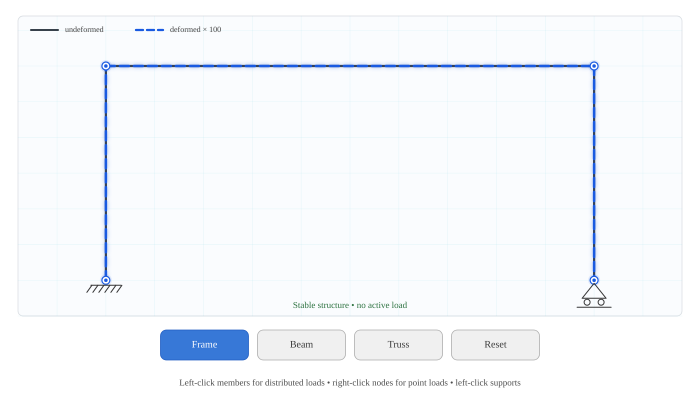
Frame 1 (no input)
Frame 60 (no input): identical to frame 1, image omitted
Frame 120 (the mouse pressed at the canvas centre since frame 60): identical to frame 1, image omitted

The p5.js sketch that drew this single still picture (run headless with seeded random() and noise() and a simulated clock; from frame 60 on, the mouse is pressed at the canvas centre):

// p5.js sketch
// ── sketch.js
// ============================================================
// INTERACTIVE FEM: FRAME, BEAM AND TRUSS
//
// Left-click member:
//   distributed load: +q -> -q -> off
//
// Right-click:
//   Frame: point load at existing nodes
//   Beam: point load anywhere along either span
//   Truss: point load at existing nodes
//
// Point-load cycle:
//   +Fx -> -Fx -> +Fy -> -Fy ->
//   +Fx+Fy -> -Fx-Fy -> +Fx-Fy -> -Fx+Fy -> off
//
// Left-click support symbol:
//   Frame/beam: fixed -> hinged -> roller -> fixed
//   Truss end supports: hinged <-> roller
// ============================================================


// ============================================================
// CANVAS AND TYPOGRAPHY
// ============================================================

const W = 700;
const H = 420;

const FS_BASE = 10;
const FS_SMALL = 9;
const FS_TINY = 8;


// ============================================================
// PROPERTIES: N AND mm
// ============================================================

const E = 2.10e5;

const FRAME_A = 6000;
const FRAME_I = 8.0e7;

const TRUSS_A = 3500;

const nodalLoadMagnitude = 30000;
const memberLoadMagnitude = 12;


// ============================================================
// DEFORMATION SCALES
// ============================================================

const frameDeformationScale = 100;
const beamDeformationScale = 250;
const trussDeformationScale = 800;


// ============================================================
// COLOURS
// ============================================================

const COL_MEMBER = [55, 65, 75];
const COL_BLUE = [25, 90, 225];
const COL_RED = [230, 40, 35];
const COL_GREEN = [45, 115, 65];


// ============================================================
// LAYOUT
// ============================================================

const plotX = 18;
const plotY = 16;
const plotW = 664;
const plotH = 300;

const selectorY = 330;
const selectorH = 30;

const instructionY = 383;


// ============================================================
// ACTIVE STRUCTURE
// ============================================================

let activeStructure = "frame";


// ============================================================
// FRAME
// ============================================================

const frameStructure = {

  type: "frame",

  deformationScale: frameDeformationScale,

  xMin: -900,
  xMax: 5900,

  yMin: -500,
  yMax: 3700,

  nodes: [

    {
      x: 0,
      y: 0,
      support: "fixed",
      loadState: 0
    },

    {
      x: 0,
      y: 3000,
      support: "none",
      loadState: 0
    },

    {
      x: 5000,
      y: 3000,
      support: "none",
      loadState: 0
    },

    {
      x: 5000,
      y: 0,
      support: "roller",
      loadState: 0
    }

  ],

  members: [

    {
      ni: 0,
      nj: 1,
      loadState: 0
    },

    {
      ni: 1,
      nj: 2,
      loadState: 0
    },

    {
      ni: 2,
      nj: 3,
      loadState: 0
    }

  ]

};


// ============================================================
// TWO-SPAN BEAM
//
// Right-click locations become true internal FEM nodes.
// ============================================================

const beamStructure = {

  type: "beam",

  deformationScale: beamDeformationScale,

  xMin: -700,
  xMax: 6700,

  yMin: -1500,
  yMax: 1500,

  nodes: [

    {
      x: 0,
      y: 0,
      support: "hinged",
      loadState: 0
    },

    {
      x: 3000,
      y: 0,
      support: "roller",
      loadState: 0
    },

    {
      x: 6000,
      y: 0,
      support: "roller",
      loadState: 0
    }

  ],

  members: [

    {
      ni: 0,
      nj: 1,
      loadState: 0
    },

    {
      ni: 1,
      nj: 2,
      loadState: 0
    }

  ],

  pointLoads: []

};


// ============================================================
// TRUSS
// ============================================================

const trussStructure = {

  type: "truss",

  deformationScale: trussDeformationScale,

  xMin: -650,
  xMax: 6650,

  yMin: -500,
  yMax: 3000,

  nodes: [

    {
      x: 0,
      y: 0,
      support: "hinged",
      loadState: 0,
      supportEditable: true
    },

    {
      x: 2000,
      y: 0,
      support: "none",
      loadState: 0,
      supportEditable: false
    },

    {
      x: 4000,
      y: 0,
      support: "none",
      loadState: 0,
      supportEditable: false
    },

    {
      x: 6000,
      y: 0,
      support: "roller",
      loadState: 0,
      supportEditable: true
    },

    {
      x: 1000,
      y: 2200,
      support: "none",
      loadState: 0,
      supportEditable: false
    },

    {
      x: 3000,
      y: 2300,
      support: "none",
      loadState: 0,
      supportEditable: false
    },

    {
      x: 5000,
      y: 2400,
      support: "none",
      loadState: 0,
      supportEditable: false
    }

  ],

  members: [

    { ni: 0, nj: 1 },
    { ni: 1, nj: 2 },
    { ni: 2, nj: 3 },

    { ni: 4, nj: 5 },
    { ni: 5, nj: 6 },

    { ni: 1, nj: 4 },
    { ni: 2, nj: 5 },

    { ni: 0, nj: 4 },
    { ni: 6, nj: 3 },

    { ni: 1, nj: 5 },
    { ni: 2, nj: 6 }

  ]

};


// ============================================================
// SOLUTION STATE
// ============================================================

let targetDisplacements = [];
let animatedDisplacements = [];
let reactions = [];

let solvedNodes = [];
let solvedMembers = [];

let structureStable = true;
let solverMessage = "";


// ============================================================
// HOVER STATE
// ============================================================

let hoveredNode = -1;
let hoveredMember = -1;
let hoveredSupport = -1;
let hoveredSelector = "";
let hoveredReset = false;

let pulsePhase = 0;


// ============================================================
// SETUP
// ============================================================

function setup() {

  const canvas = createCanvas(W, H);

  canvas.elt.oncontextmenu = function () {
    return false;
  };

  pixelDensity(2);

  textFont("Anaheim");

  strokeCap(ROUND);
  strokeJoin(ROUND);

  solveCurrentStructure();
}


// ============================================================
// DRAW
// ============================================================

function draw() {

  background(255);

  pulsePhase += 0.055;

  updateHoverState();
  updateAnimatedDisplacement();

  const structure = getCurrentStructure();

  drawPlotBackground();
  drawGrid(structure);

  if (structure.type !== "truss") {
    drawMemberLoads(structure);
  }

  drawPointLoads(structure);
  drawUndeformedStructure(structure);
  drawDeformedStructure(structure);
  drawNodes(structure);
  drawSupports(structure);
  drawLegend(structure);
  drawStatus();
  drawModelSelector();
  drawBottomInstruction();
}


// ============================================================
// CURRENT STRUCTURE
// ============================================================

function getCurrentStructure() {

  if (activeStructure === "beam") {
    return beamStructure;
  }

  if (activeStructure === "truss") {
    return trussStructure;
  }

  return frameStructure;
}


// ============================================================
// FONT
// ============================================================

function fontSize(sizeValue) {

  textFont("Anaheim");
  textSize(sizeValue);
}


// ============================================================
// BACKGROUND
// ============================================================

function drawPlotBackground() {

  noStroke();

  fill(250, 252, 254);

  rect(
    plotX,
    plotY,
    plotW,
    plotH,
    5
  );

  noFill();

  stroke(215, 220, 225);
  strokeWeight(0.7);

  rect(
    plotX,
    plotY,
    plotW,
    plotH,
    5
  );
}


// ============================================================
// GRID
// ============================================================

function drawGrid(structure) {

  push();

  stroke(55, 195, 210, 25);
  strokeWeight(0.55);

  const spacing = 500;

  const xStart =
    ceil(structure.xMin / spacing) * spacing;

  const xEnd =
    floor(structure.xMax / spacing) * spacing;

  const yStart =
    ceil(structure.yMin / spacing) * spacing;

  const yEnd =
    floor(structure.yMax / spacing) * spacing;

  for (
    let x = xStart;
    x <= xEnd;
    x += spacing
  ) {

    const p = structureToScreen(
      x,
      0,
      structure
    );

    line(
      p.x,
      plotY,
      p.x,
      plotY + plotH
    );
  }

  for (
    let y = yStart;
    y <= yEnd;
    y += spacing
  ) {

    const p = structureToScreen(
      0,
      y,
      structure
    );

    line(
      plotX,
      p.y,
      plotX + plotW,
      p.y
    );
  }

  pop();
}


// ============================================================
// UNDEFORMED STRUCTURE
// ============================================================

function drawUndeformedStructure(structure) {

  for (
    let e = 0;
    e < structure.members.length;
    e++
  ) {

    const member = structure.members[e];

    const p1 = structureToScreen(
      structure.nodes[member.ni].x,
      structure.nodes[member.ni].y,
      structure
    );

    const p2 = structureToScreen(
      structure.nodes[member.nj].x,
      structure.nodes[member.nj].y,
      structure
    );

    const active =
      e === hoveredMember;

    drawGlowLine(
      p1.x,
      p1.y,
      p2.x,
      p2.y,

      active
        ? color(...COL_BLUE)
        : color(...COL_MEMBER),

      active
        ? 3
        : 2.2,

      active
        ? 35
        : 12
    );
  }
}


// ============================================================
// NODES
// ============================================================

function drawNodes(structure) {

  for (
    let n = 0;
    n < structure.nodes.length;
    n++
  ) {

    const node = structure.nodes[n];

    const p = structureToScreen(
      node.x,
      node.y,
      structure
    );

    const active =
      n === hoveredNode;

    const pulse =
      active
        ? 0.5 + 0.5 * sin(pulsePhase)
        : 0;

    if (active) {

      noFill();

      stroke(
        COL_BLUE[0],
        COL_BLUE[1],
        COL_BLUE[2],
        70 - 40 * pulse
      );

      strokeWeight(1.2);

      circle(
        p.x,
        p.y,
        19 + 9 * pulse
      );
    }

    noStroke();

    fill(
      COL_BLUE[0],
      COL_BLUE[1],
      COL_BLUE[2],
      active ? 55 : 25
    );

    circle(
      p.x,
      p.y,
      active ? 15 : 12
    );

    fill(255);
    stroke(...COL_BLUE);

    strokeWeight(
      active ? 1.6 : 1.2
    );

    circle(
      p.x,
      p.y,
      active ? 10 : 8
    );

    noStroke();
    fill(...COL_BLUE);

    circle(
      p.x,
      p.y,
      active ? 4.5 : 3.5
    );
  }

  if (structure.type === "beam") {

    for (
      const pointLoad
      of structure.pointLoads
    ) {

      const p = structureToScreen(
        pointLoad.x,
        0,
        structure
      );

      noStroke();

      fill(
        COL_RED[0],
        COL_RED[1],
        COL_RED[2],
        45
      );

      circle(
        p.x,
        p.y,
        14
      );

      fill(255);
      stroke(...COL_RED);
      strokeWeight(1.2);

      circle(
        p.x,
        p.y,
        7
      );
    }
  }
}


// ============================================================
// SUPPORTS
// ============================================================

function drawSupports(structure) {

  for (
    let n = 0;
    n < structure.nodes.length;
    n++
  ) {

    const node = structure.nodes[n];

    if (node.support === "none") {
      continue;
    }

    const p = structureToScreen(
      node.x,
      node.y,
      structure
    );

    const active =
      n === hoveredSupport;

    if (active) {

      noStroke();

      fill(
        COL_BLUE[0],
        COL_BLUE[1],
        COL_BLUE[2],
        20
      );

      circle(
        p.x,
        p.y + 22,
        43
      );
    }

    if (node.support === "fixed") {

      drawFixedSupport(
        p.x,
        p.y,
        active
      );
    }

    else if (node.support === "hinged") {

      drawHingedSupport(
        p.x,
        p.y,
        active
      );
    }

    else {

      drawRollerSupport(
        p.x,
        p.y,
        active
      );
    }
  }
}


function drawFixedSupport(
  x,
  y,
  active
) {

  push();

  stroke(
    active
      ? color(...COL_BLUE)
      : color(55)
  );

  strokeWeight(
    active ? 1.6 : 1
  );

  line(
    x - 15,
    y + 5,
    x + 15,
    y + 5
  );

  for (
    let dx = -14;
    dx <= 17;
    dx += 6
  ) {

    line(
      x + dx,
      y + 5,
      x + dx - 5,
      y + 12
    );
  }

  pop();
}


function drawHingedSupport(
  x,
  y,
  active
) {

  push();

  noFill();

  stroke(
    active
      ? color(...COL_BLUE)
      : color(55)
  );

  strokeWeight(
    active ? 1.6 : 1
  );

  triangle(
    x,
    y + 3,
    x - 12,
    y + 21,
    x + 12,
    y + 21
  );

  line(
    x - 16,
    y + 22,
    x + 16,
    y + 22
  );

  for (
    let dx = -14;
    dx <= 17;
    dx += 6
  ) {

    line(
      x + dx,
      y + 22,
      x + dx - 5,
      y + 28
    );
  }

  pop();
}


function drawRollerSupport(
  x,
  y,
  active
) {

  push();

  noFill();

  stroke(
    active
      ? color(...COL_BLUE)
      : color(55)
  );

  strokeWeight(
    active ? 1.6 : 1
  );

  triangle(
    x,
    y + 3,
    x - 12,
    y + 18,
    x + 12,
    y + 18
  );

  circle(
    x - 7,
    y + 22,
    6
  );

  circle(
    x + 7,
    y + 22,
    6
  );

  line(
    x - 17,
    y + 27,
    x + 17,
    y + 27
  );

  pop();
}


// ============================================================
// MEMBER LOADS
// ============================================================

function drawMemberLoads(structure) {

  for (
    const member
    of structure.members
  ) {

    if (member.loadState === 0) {
      continue;
    }

    const nodeI =
      structure.nodes[member.ni];

    const nodeJ =
      structure.nodes[member.nj];

    const dx =
      nodeJ.x - nodeI.x;

    const dy =
      nodeJ.y - nodeI.y;

    const L =
      sqrt(dx * dx + dy * dy);

    const c = dx / L;
    const s = dy / L;

    const loadX =
      -s * member.loadState;

    const loadY =
      c * member.loadState;

    for (
      let k = 1;
      k <= 7;
      k++
    ) {

      const t = k / 8;

      drawPhysicalLoadArrow(
        nodeI.x + t * dx,
        nodeI.y + t * dy,
        loadX,
        loadY,
        structure,
        28,
        10
      );
    }
  }
}


// ============================================================
// POINT LOADS
// ============================================================

function drawPointLoads(structure) {

  for (
    const node
    of structure.nodes
  ) {

    drawPointLoadAt(
      node.x,
      node.y,
      nodalLoadFromState(
        node.loadState
      ),
      structure
    );
  }

  if (structure.type === "beam") {

    for (
      const pointLoad
      of structure.pointLoads
    ) {

      drawPointLoadAt(
        pointLoad.x,
        0,
        nodalLoadFromState(
          pointLoad.loadState
        ),
        structure
      );
    }
  }
}


function drawPointLoadAt(
  x,
  y,
  load,
  structure
) {

  if (load.fx !== 0) {

    drawPhysicalLoadArrow(
      x,
      y,
      Math.sign(load.fx),
      0,
      structure,
      42,
      8
    );
  }

  if (load.fy !== 0) {

    drawPhysicalLoadArrow(
      x,
      y,
      0,
      Math.sign(load.fy),
      structure,
      42,
      8
    );
  }
}


function drawPhysicalLoadArrow(
  x,
  y,
  dx,
  dy,
  structure,
  arrowLength,
  gap
) {

  const p = structureToScreen(
    x,
    y,
    structure
  );

  const scaleX =
    plotW /
    (
      structure.xMax -
      structure.xMin
    );

  const scaleY =
    plotH /
    (
      structure.yMax -
      structure.yMin
    );

  const screenDX =
    dx * scaleX;

  const screenDY =
    -dy * scaleY;

  const magnitude =
    sqrt(
      screenDX * screenDX +
      screenDY * screenDY
    );

  if (magnitude < 1e-12) {
    return;
  }

  const ux =
    screenDX / magnitude;

  const uy =
    screenDY / magnitude;

  drawArrow(
    p.x - ux * (gap + arrowLength),
    p.y - uy * (gap + arrowLength),

    p.x - ux * gap,
    p.y - uy * gap,

    color(...COL_RED),
    1.4
  );
}


// ============================================================
// BLUE DEFORMED STRUCTURE
// ============================================================

function drawDeformedStructure(structure) {

  if (!structureStable) {
    return;
  }

  push();

  noFill();

  stroke(...COL_BLUE);
  strokeWeight(2.5);

  drawingContext.setLineDash(
    [9, 5]
  );

  drawingContext.shadowBlur = 8;

  drawingContext.shadowColor =
    "rgba(25,90,225,0.38)";

  if (structure.type === "truss") {
    drawDeformedTruss(structure);
  }

  else {
    drawDeformedFrameOrBeam(structure);
  }

  drawingContext.shadowBlur = 0;
  drawingContext.setLineDash([]);

  pop();
}


function drawDeformedFrameOrBeam(
  structure
) {

  for (
    const member
    of solvedMembers
  ) {

    const nodeI =
      solvedNodes[member.ni];

    const nodeJ =
      solvedNodes[member.nj];

    const dx =
      nodeJ.x - nodeI.x;

    const dy =
      nodeJ.y - nodeI.y;

    const L =
      sqrt(dx * dx + dy * dy);

    const c = dx / L;
    const s = dy / L;

    const dof = [
      3 * member.ni,
      3 * member.ni + 1,
      3 * member.ni + 2,
      3 * member.nj,
      3 * member.nj + 1,
      3 * member.nj + 2
    ];

    const globalDisplacement =
      dof.map(
        index =>
          animatedDisplacements[index] || 0
      );

    const T =
      transformationMatrix(c, s);

    const localDisplacement =
      matVec(
        T,
        globalDisplacement
      );

    beginShape();

    for (
      let k = 0;
      k <= 28;
      k++
    ) {

      const xi = k / 28;
      const xLocal = xi * L;

      const N1 = 1 - xi;
      const N2 = xi;

      const H1 =
        1 - 3 * xi * xi +
        2 * xi * xi * xi;

      const H2 =
        L *
        (
          xi -
          2 * xi * xi +
          xi * xi * xi
        );

      const H3 =
        3 * xi * xi -
        2 * xi * xi * xi;

      const H4 =
        L *
        (
          -xi * xi +
          xi * xi * xi
        );

      const uLocal =
        N1 * localDisplacement[0] +
        N2 * localDisplacement[3];

      const vLocal =
        H1 * localDisplacement[1] +
        H2 * localDisplacement[2] +
        H3 * localDisplacement[4] +
        H4 * localDisplacement[5];

      const x0 =
        nodeI.x + c * xLocal;

      const y0 =
        nodeI.y + s * xLocal;

      const ux =
        c * uLocal -
        s * vLocal;

      const uy =
        s * uLocal +
        c * vLocal;

      const p = structureToScreen(
        x0 +
        structure.deformationScale * ux,

        y0 +
        structure.deformationScale * uy,

        structure
      );

      vertex(
        p.x,
        p.y
      );
    }

    endShape();
  }
}


function drawDeformedTruss(
  structure
) {

  for (
    const member
    of structure.members
  ) {

    const ni = member.ni;
    const nj = member.nj;

    const p1 = structureToScreen(

      structure.nodes[ni].x +
      structure.deformationScale *
      (
        animatedDisplacements[
          2 * ni
        ] || 0
      ),

      structure.nodes[ni].y +
      structure.deformationScale *
      (
        animatedDisplacements[
          2 * ni + 1
        ] || 0
      ),

      structure
    );

    const p2 = structureToScreen(

      structure.nodes[nj].x +
      structure.deformationScale *
      (
        animatedDisplacements[
          2 * nj
        ] || 0
      ),

      structure.nodes[nj].y +
      structure.deformationScale *
      (
        animatedDisplacements[
          2 * nj + 1
        ] || 0
      ),

      structure
    );

    line(
      p1.x,
      p1.y,
      p2.x,
      p2.y
    );
  }
}


// ============================================================
// LEGEND AND STATUS
// ============================================================

function drawLegend(structure) {

  const x = plotX + 13;
  const y = plotY + 14;

  stroke(...COL_MEMBER);
  strokeWeight(2.1);

  line(
    x,
    y,
    x + 27,
    y
  );

  noStroke();
  fill(65);

  fontSize(FS_TINY);
  textAlign(LEFT, CENTER);

  text(
    "undeformed",
    x + 34,
    y
  );

  stroke(...COL_BLUE);
  strokeWeight(2.3);

  drawingContext.setLineDash(
    [7, 4]
  );

  line(
    x + 105,
    y,
    x + 132,
    y
  );

  drawingContext.setLineDash([]);

  noStroke();
  fill(65);

  text(
    `deformed × ${structure.deformationScale}`,
    x + 139,
    y
  );
}


function drawStatus() {

  noStroke();

  fill(
    structureStable
      ? color(...COL_GREEN)
      : color(...COL_RED)
  );

  fontSize(FS_SMALL);
  textAlign(CENTER, BOTTOM);

  text(
    solverMessage,
    W / 2,
    plotY + plotH - 6
  );
}


// ============================================================
// BUTTONS
// ============================================================

function drawModelSelector() {

  const items = [

    {
      key: "frame",
      label: "Frame"
    },

    {
      key: "beam",
      label: "Beam"
    },

    {
      key: "truss",
      label: "Truss"
    },

    {
      key: "reset",
      label: "Reset"
    }

  ];

  const buttonW = 88;
  const gap = 9;

  const totalW =
    items.length * buttonW +
    (items.length - 1) * gap;

  const startX =
    (W - totalW) / 2;

  for (
    let i = 0;
    i < items.length;
    i++
  ) {

    const item = items[i];

    const x =
      startX +
      i * (buttonW + gap);

    const selected =
      item.key !== "reset" &&
      activeStructure === item.key;

    const hovered =
      item.key === "reset"
        ? hoveredReset
        : hoveredSelector === item.key;

    fill(
      selected
        ? color(55, 120, 215)
        : hovered
          ? color(225, 235, 248)
          : color(240)
    );

    stroke(
      selected
        ? color(35, 95, 195)
        : hovered
          ? color(80, 125, 200)
          : color(175)
    );

    strokeWeight(0.8);

    rect(
      x,
      selectorY,
      buttonW,
      selectorH,
      6
    );

    noStroke();

    fill(
      selected
        ? 255
        : hovered
          ? color(25, 80, 180)
          : color(60)
    );

    fontSize(FS_BASE);
    textAlign(CENTER, CENTER);

    text(
      item.label,
      x + buttonW / 2,
      selectorY + selectorH / 2
    );
  }
}


function drawBottomInstruction() {

  noStroke();
  fill(75);

  fontSize(FS_SMALL);
  textAlign(CENTER, CENTER);

  if (activeStructure === "truss") {

    text(
      "Right-click nodes for point loads • left-click end supports to change hinge/roller",
      W / 2,
      instructionY
    );
  }

  else if (activeStructure === "beam") {

    text(
      "Left-click members for distributed loads • right-click anywhere on the beam for point loads",
      W / 2,
      instructionY
    );
  }

  else {

    text(
      "Left-click members for distributed loads • right-click nodes for point loads • left-click supports",
      W / 2,
      instructionY
    );
  }
}


// ============================================================
// DIRECT MOUSE DETECTION
// ============================================================

function mousePressed(event) {

  const selector =
    getSelectorAt(
      mouseX,
      mouseY
    );

  if (selector === "reset") {

    resetCurrentStructure();
    return false;
  }

  if (
    selector === "frame" ||
    selector === "beam" ||
    selector === "truss"
  ) {

    activeStructure = selector;

    targetDisplacements = [];
    animatedDisplacements = [];
    reactions = [];

    solveCurrentStructure();

    return false;
  }

  if (
    mouseX < plotX ||
    mouseX > plotX + plotW ||
    mouseY < plotY ||
    mouseY > plotY + plotH
  ) {

    return false;
  }

  const structure =
    getCurrentStructure();

  const rightClick =
    event &&
    event.button === 2;

  const supportIndex =
    getSupportAtMouse(structure);

  if (
    !rightClick &&
    supportIndex >= 0
  ) {

    cycleSupport(
      structure,
      supportIndex
    );

    solveCurrentStructure();

    return false;
  }

  const nodeIndex =
    getNodeAtMouse(structure);

  if (
    rightClick &&
    nodeIndex >= 0
  ) {

    structure.nodes[
      nodeIndex
    ].loadState =
      (
        structure.nodes[
          nodeIndex
        ].loadState + 1
      ) % 9;

    solveCurrentStructure();

    return false;
  }

  const memberIndex =
    getMemberAtMouse(structure);

  if (
    rightClick &&
    structure.type === "beam" &&
    memberIndex >= 0
  ) {

    addOrCycleBeamPointLoad(
      structure
    );

    solveCurrentStructure();

    return false;
  }

  if (
    !rightClick &&
    structure.type !== "truss" &&
    memberIndex >= 0
  ) {

    const member =
      structure.members[
        memberIndex
      ];

    if (member.loadState === 0) {
      member.loadState = 1;
    }

    else if (member.loadState === 1) {
      member.loadState = -1;
    }

    else {
      member.loadState = 0;
    }

    solveCurrentStructure();

    return false;
  }

  return false;
}


// ============================================================
// HOVER
// ============================================================

function updateHoverState() {

  hoveredNode = -1;
  hoveredMember = -1;
  hoveredSupport = -1;
  hoveredSelector = "";
  hoveredReset = false;

  const selector =
    getSelectorAt(
      mouseX,
      mouseY
    );

  if (selector === "reset") {

    hoveredReset = true;
    cursor(HAND);
    return;
  }

  if (selector !== "") {

    hoveredSelector = selector;
    cursor(HAND);
    return;
  }

  const structure =
    getCurrentStructure();

  hoveredSupport =
    getSupportAtMouse(structure);

  if (hoveredSupport >= 0) {

    cursor(HAND);
    return;
  }

  hoveredNode =
    getNodeAtMouse(structure);

  if (hoveredNode >= 0) {

    cursor(HAND);
    return;
  }

  if (structure.type !== "truss") {

    hoveredMember =
      getMemberAtMouse(structure);

    if (hoveredMember >= 0) {

      cursor(HAND);
      return;
    }
  }

  cursor(ARROW);
}


function getNodeAtMouse(structure) {

  let closestNode = -1;
  let closestDistance = Infinity;

  for (
    let n = 0;
    n < structure.nodes.length;
    n++
  ) {

    const p = structureToScreen(
      structure.nodes[n].x,
      structure.nodes[n].y,
      structure
    );

    const d = dist(
      mouseX,
      mouseY,
      p.x,
      p.y
    );

    if (d < closestDistance) {

      closestDistance = d;
      closestNode = n;
    }
  }

  return closestDistance <= 16
    ? closestNode
    : -1;
}


function getSupportAtMouse(structure) {

  for (
    let n = 0;
    n < structure.nodes.length;
    n++
  ) {

    const node = structure.nodes[n];

    if (node.support === "none") {
      continue;
    }

    if (
      structure.type === "truss" &&
      !node.supportEditable
    ) {
      continue;
    }

    const p = structureToScreen(
      node.x,
      node.y,
      structure
    );

    if (
      mouseX >= p.x - 22 &&
      mouseX <= p.x + 22 &&
      mouseY >= p.y + 7 &&
      mouseY <= p.y + 38
    ) {

      return n;
    }
  }

  return -1;
}


function getMemberAtMouse(structure) {

  let closestMember = -1;
  let closestDistance = Infinity;

  for (
    let e = 0;
    e < structure.members.length;
    e++
  ) {

    const member =
      structure.members[e];

    const p1 = structureToScreen(
      structure.nodes[member.ni].x,
      structure.nodes[member.ni].y,
      structure
    );

    const p2 = structureToScreen(
      structure.nodes[member.nj].x,
      structure.nodes[member.nj].y,
      structure
    );

    const d =
      pointToSegmentDistance(
        mouseX,
        mouseY,
        p1.x,
        p1.y,
        p2.x,
        p2.y
      );

    if (d < closestDistance) {

      closestDistance = d;
      closestMember = e;
    }
  }

  return closestDistance <= 14
    ? closestMember
    : -1;
}


// ============================================================
// BEAM POINT LOAD
// ============================================================

function addOrCycleBeamPointLoad(
  structure
) {

  const physical =
    screenToStructure(
      mouseX,
      mouseY,
      structure
    );

  let loadX =
    constrain(
      physical.x,
      0,
      6000
    );

  loadX =
    round(loadX / 100) * 100;

  for (
    let n = 0;
    n < structure.nodes.length;
    n++
  ) {

    const node =
      structure.nodes[n];

    const p = structureToScreen(
      node.x,
      node.y,
      structure
    );

    if (
      abs(mouseX - p.x) <= 18
    ) {

      node.loadState =
        (node.loadState + 1) % 9;

      return;
    }
  }

  for (
    let i = 0;
    i < structure.pointLoads.length;
    i++
  ) {

    const pointLoad =
      structure.pointLoads[i];

    const p = structureToScreen(
      pointLoad.x,
      0,
      structure
    );

    if (
      abs(mouseX - p.x) <= 18
    ) {

      pointLoad.loadState =
        (pointLoad.loadState + 1) % 9;

      if (pointLoad.loadState === 0) {

        structure.pointLoads.splice(
          i,
          1
        );
      }

      return;
    }
  }

  structure.pointLoads.push({

    x: loadX,

    // Start with vertical downward load.
    loadState: 4

  });
}


// ============================================================
// SUPPORT CYCLE
// ============================================================

function cycleSupport(
  structure,
  nodeIndex
) {

  const node =
    structure.nodes[nodeIndex];

  if (structure.type === "truss") {

    node.support =
      node.support === "hinged"
        ? "roller"
        : "hinged";

    return;
  }

  if (node.support === "fixed") {
    node.support = "hinged";
  }

  else if (node.support === "hinged") {
    node.support = "roller";
  }

  else {
    node.support = "fixed";
  }
}


// ============================================================
// RESET
// ============================================================

function resetCurrentStructure() {

  const structure =
    getCurrentStructure();

  for (
    const node
    of structure.nodes
  ) {

    node.loadState = 0;
  }

  if (structure.type !== "truss") {

    for (
      const member
      of structure.members
    ) {

      member.loadState = 0;
    }
  }

  if (structure.type === "frame") {

    structure.nodes[0].support = "fixed";
    structure.nodes[3].support = "roller";
  }

  else if (structure.type === "beam") {

    structure.nodes[0].support = "hinged";
    structure.nodes[1].support = "roller";
    structure.nodes[2].support = "roller";

    structure.pointLoads = [];
  }

  else {

    structure.nodes[0].support = "hinged";
    structure.nodes[3].support = "roller";
  }

  targetDisplacements = [];
  animatedDisplacements = [];
  reactions = [];

  solveCurrentStructure();
}


// ============================================================
// SOLVER ROUTING
// ============================================================

function solveCurrentStructure() {

  const structure =
    getCurrentStructure();

  if (structure.type === "truss") {
    solveTruss(structure);
  }

  else {
    solveFrameStructure(structure);
  }
}


// ============================================================
// BEAM ANALYSIS MESH
// ============================================================

function buildBeamAnalysisMesh(
  structure
) {

  const xValues = [
    0,
    3000,
    6000
  ];

  for (
    const pointLoad
    of structure.pointLoads
  ) {

    xValues.push(pointLoad.x);
  }

  xValues.sort(
    (a, b) => a - b
  );

  const uniqueX = [];

  for (
    const x
    of xValues
  ) {

    if (
      uniqueX.length === 0 ||
      abs(
        x -
        uniqueX[
          uniqueX.length - 1
        ]
      ) > 1e-6
    ) {

      uniqueX.push(x);
    }
  }

  const nodes =
    uniqueX.map(
      x => {

        let support = "none";
        let loadState = 0;

        for (
          const originalNode
          of structure.nodes
        ) {

          if (
            abs(
              originalNode.x - x
            ) < 1e-6
          ) {

            support =
              originalNode.support;

            loadState =
              originalNode.loadState;
          }
        }

        for (
          const pointLoad
          of structure.pointLoads
        ) {

          if (
            abs(
              pointLoad.x - x
            ) < 1e-6
          ) {

            loadState =
              pointLoad.loadState;
          }
        }

        return {
          x,
          y: 0,
          support,
          loadState
        };
      }
    );

  const members = [];

  for (
    let i = 0;
    i < nodes.length - 1;
    i++
  ) {

    const midpoint =
      0.5 *
      (
        nodes[i].x +
        nodes[i + 1].x
      );

    const parentIndex =
      midpoint < 3000 ? 0 : 1;

    members.push({

      ni: i,

      nj: i + 1,

      loadState:
        structure.members[
          parentIndex
        ].loadState

    });
  }

  return {
    nodes,
    members
  };
}


// ============================================================
// FRAME AND BEAM SOLVER
// ============================================================

function solveFrameStructure(
  structure
) {

  let analysisNodes =
    structure.nodes;

  let analysisMembers =
    structure.members;

  if (structure.type === "beam") {

    const mesh =
      buildBeamAnalysisMesh(
        structure
      );

    analysisNodes = mesh.nodes;
    analysisMembers = mesh.members;
  }

  solvedNodes =
    analysisNodes.map(
      node => ({
        ...node
      })
    );

  solvedMembers =
    analysisMembers.map(
      member => ({
        ...member
      })
    );

  const ndof =
    3 * analysisNodes.length;

  const K =
    zerosMatrix(ndof, ndof);

  const F =
    new Array(ndof).fill(0);

  for (
    let n = 0;
    n < analysisNodes.length;
    n++
  ) {

    const load =
      nodalLoadFromState(
        analysisNodes[n].loadState
      );

    F[3 * n] += load.fx;
    F[3 * n + 1] += load.fy;
  }

  for (
    const member
    of analysisMembers
  ) {

    const nodeI =
      analysisNodes[member.ni];

    const nodeJ =
      analysisNodes[member.nj];

    const dx =
      nodeJ.x - nodeI.x;

    const dy =
      nodeJ.y - nodeI.y;

    const L =
      sqrt(dx * dx + dy * dy);

    const c = dx / L;
    const s = dy / L;

    const localK =
      localFrameStiffness(
        E,
        FRAME_A,
        FRAME_I,
        L
      );

    const T =
      transformationMatrix(c, s);

    const globalK =
      matMul(
        transpose(T),
        matMul(localK, T)
      );

    const dof = [
      3 * member.ni,
      3 * member.ni + 1,
      3 * member.ni + 2,
      3 * member.nj,
      3 * member.nj + 1,
      3 * member.nj + 2
    ];

    assembleMatrix(
      K,
      globalK,
      dof
    );

    if (member.loadState !== 0) {

      const q =
        memberLoadMagnitude *
        member.loadState;

      const localForce = [
        0,
        q * L / 2,
        q * L * L / 12,
        0,
        q * L / 2,
        -q * L * L / 12
      ];

      const globalForce =
        matVec(
          transpose(T),
          localForce
        );

      assembleVector(
        F,
        globalForce,
        dof
      );
    }
  }

  const fixed = [];

  for (
    let n = 0;
    n < analysisNodes.length;
    n++
  ) {

    const support =
      analysisNodes[n].support;

    if (support === "fixed") {

      fixed.push(
        3 * n,
        3 * n + 1,
        3 * n + 2
      );
    }

    else if (support === "hinged") {

      fixed.push(
        3 * n,
        3 * n + 1
      );
    }

    else if (support === "roller") {

      fixed.push(
        3 * n + 1
      );
    }
  }

  solveReducedSystem(
    K,
    F,
    fixed,
    ndof,
    3
  );
}


// ============================================================
// TRUSS SOLVER
// ============================================================

function solveTruss(structure) {

  solvedNodes =
    structure.nodes.map(
      node => ({
        ...node
      })
    );

  solvedMembers =
    structure.members.map(
      member => ({
        ...member
      })
    );

  const ndof =
    2 * structure.nodes.length;

  const K =
    zerosMatrix(ndof, ndof);

  const F =
    new Array(ndof).fill(0);

  for (
    let n = 0;
    n < structure.nodes.length;
    n++
  ) {

    const load =
      nodalLoadFromState(
        structure.nodes[n].loadState
      );

    F[2 * n] += load.fx;
    F[2 * n + 1] += load.fy;
  }

  for (
    const member
    of structure.members
  ) {

    const nodeI =
      structure.nodes[member.ni];

    const nodeJ =
      structure.nodes[member.nj];

    const dx =
      nodeJ.x - nodeI.x;

    const dy =
      nodeJ.y - nodeI.y;

    const L =
      sqrt(dx * dx + dy * dy);

    const c = dx / L;
    const s = dy / L;

    const factor =
      E * TRUSS_A / L;

    const elementK = [

      [
        factor * c * c,
        factor * c * s,
        -factor * c * c,
        -factor * c * s
      ],

      [
        factor * c * s,
        factor * s * s,
        -factor * c * s,
        -factor * s * s
      ],

      [
        -factor * c * c,
        -factor * c * s,
        factor * c * c,
        factor * c * s
      ],

      [
        -factor * c * s,
        -factor * s * s,
        factor * c * s,
        factor * s * s
      ]

    ];

    const dof = [
      2 * member.ni,
      2 * member.ni + 1,
      2 * member.nj,
      2 * member.nj + 1
    ];

    assembleMatrix(
      K,
      elementK,
      dof
    );
  }

  const fixed = [];

  for (
    let n = 0;
    n < structure.nodes.length;
    n++
  ) {

    const support =
      structure.nodes[n].support;

    if (support === "hinged") {

      fixed.push(
        2 * n,
        2 * n + 1
      );
    }

    else if (support === "roller") {

      fixed.push(
        2 * n + 1
      );
    }
  }

  solveReducedSystem(
    K,
    F,
    fixed,
    ndof,
    2
  );
}


// ============================================================
// REDUCED SYSTEM
// ============================================================

function solveReducedSystem(
  K,
  F,
  fixedInput,
  ndof,
  dofPerNode
) {

  const fixed =
    Array.from(
      new Set(fixedInput)
    ).sort(
      (a, b) => a - b
    );

  const fixedSet =
    new Set(fixed);

  const free = [];

  for (
    let i = 0;
    i < ndof;
    i++
  ) {

    if (!fixedSet.has(i)) {
      free.push(i);
    }
  }

  const Kff =
    zerosMatrix(
      free.length,
      free.length
    );

  const Ff =
    new Array(
      free.length
    ).fill(0);

  for (
    let i = 0;
    i < free.length;
    i++
  ) {

    Ff[i] = F[free[i]];

    for (
      let j = 0;
      j < free.length;
      j++
    ) {

      Kff[i][j] =
        K[
          free[i]
        ][
          free[j]
        ];
    }
  }

  const solution =
    gaussianSolve(
      Kff,
      Ff
    );

  if (!solution.success) {

    structureStable = false;

    solverMessage =
      "Unstable support arrangement: rigid-body mode or mechanism.";

    targetDisplacements =
      new Array(ndof).fill(0);

    animatedDisplacements =
      new Array(ndof).fill(0);

    reactions =
      new Array(ndof).fill(0);

    return;
  }

  structureStable = true;

  targetDisplacements =
    new Array(ndof).fill(0);

  for (
    let i = 0;
    i < free.length;
    i++
  ) {

    targetDisplacements[
      free[i]
    ] =
      solution.x[i];
  }

  reactions =
    matVec(
      K,
      targetDisplacements
    ).map(
      (
        value,
        index
      ) =>
        value - F[index]
    );

  if (
    animatedDisplacements.length !==
    ndof
  ) {

    animatedDisplacements =
      new Array(ndof).fill(0);
  }

  const maximum =
    getMaximumTranslation(
      targetDisplacements,
      dofPerNode
    );

  solverMessage =
    maximum < 1e-12
      ? "Stable structure • no active load"
      : `Stable structure • maximum translation = ${maximum.toFixed(3)} mm`;
}


// ============================================================
// ELEMENT MATRICES
// ============================================================

function localFrameStiffness(
  elasticModulus,
  area,
  inertia,
  length
) {

  const EA_L =
    elasticModulus *
    area /
    length;

  const EI =
    elasticModulus *
    inertia;

  const c1 =
    12 * EI /
    pow(length, 3);

  const c2 =
    6 * EI /
    pow(length, 2);

  const c3 =
    4 * EI /
    length;

  const c4 =
    2 * EI /
    length;

  return [

    [
      EA_L, 0, 0,
      -EA_L, 0, 0
    ],

    [
      0, c1, c2,
      0, -c1, c2
    ],

    [
      0, c2, c3,
      0, -c2, c4
    ],

    [
      -EA_L, 0, 0,
      EA_L, 0, 0
    ],

    [
      0, -c1, -c2,
      0, c1, -c2
    ],

    [
      0, c2, c4,
      0, -c2, c3
    ]

  ];
}


function transformationMatrix(
  c,
  s
) {

  return [

    [
      c, s, 0,
      0, 0, 0
    ],

    [
      -s, c, 0,
      0, 0, 0
    ],

    [
      0, 0, 1,
      0, 0, 0
    ],

    [
      0, 0, 0,
      c, s, 0
    ],

    [
      0, 0, 0,
      -s, c, 0
    ],

    [
      0, 0, 0,
      0, 0, 1
    ]

  ];
}


// ============================================================
// LOAD STATES
// ============================================================

function nodalLoadFromState(state) {

  const P =
    nodalLoadMagnitude;

  const states = [

    { fx: 0, fy: 0 },

    { fx: P, fy: 0 },

    { fx: -P, fy: 0 },

    { fx: 0, fy: P },

    { fx: 0, fy: -P },

    { fx: P, fy: P },

    { fx: -P, fy: -P },

    { fx: P, fy: -P },

    { fx: -P, fy: P }

  ];

  return states[state];
}


// ============================================================
// ANIMATION
// ============================================================

function updateAnimatedDisplacement() {

  if (
    animatedDisplacements.length !==
    targetDisplacements.length
  ) {

    animatedDisplacements =
      targetDisplacements.slice();

    return;
  }

  for (
    let i = 0;
    i < targetDisplacements.length;
    i++
  ) {

    animatedDisplacements[i] =
      lerp(
        animatedDisplacements[i],
        targetDisplacements[i],
        0.10
      );
  }
}


function getMaximumTranslation(
  displacement,
  dofPerNode
) {

  let maximum = 0;

  const nodeCount =
    displacement.length /
    dofPerNode;

  for (
    let n = 0;
    n < nodeCount;
    n++
  ) {

    const ux =
      displacement[
        dofPerNode * n
      ];

    const uy =
      displacement[
        dofPerNode * n + 1
      ];

    maximum =
      max(
        maximum,
        sqrt(
          ux * ux +
          uy * uy
        )
      );
  }

  return maximum;
}


// ============================================================
// BUTTON HIT TEST
// ============================================================

function getSelectorAt(
  x,
  y
) {

  const keys = [
    "frame",
    "beam",
    "truss",
    "reset"
  ];

  const buttonW = 88;
  const gap = 9;

  const totalW =
    keys.length * buttonW +
    (keys.length - 1) * gap;

  const startX =
    (W - totalW) / 2;

  for (
    let i = 0;
    i < keys.length;
    i++
  ) {

    const buttonX =
      startX +
      i * (buttonW + gap);

    if (
      insideRect(
        x,
        y,
        buttonX,
        selectorY,
        buttonW,
        selectorH
      )
    ) {

      return keys[i];
    }
  }

  return "";
}


// ============================================================
// DRAW HELPERS
// ============================================================

function drawGlowLine(
  x1,
  y1,
  x2,
  y2,
  lineColor,
  weightValue,
  glowAlpha
) {

  push();

  drawingContext.shadowBlur = 7;

  drawingContext.shadowColor =
    `rgba(${red(lineColor)},${green(lineColor)},${blue(lineColor)},${glowAlpha / 255})`;

  stroke(lineColor);
  strokeWeight(weightValue);

  line(
    x1,
    y1,
    x2,
    y2
  );

  drawingContext.shadowBlur = 0;

  pop();
}


function drawArrow(
  x1,
  y1,
  x2,
  y2,
  arrowColor,
  lineWeight
) {

  stroke(arrowColor);
  strokeWeight(lineWeight);

  line(
    x1,
    y1,
    x2,
    y2
  );

  const angle =
    atan2(
      y2 - y1,
      x2 - x1
    );

  push();

  translate(
    x2,
    y2
  );

  rotate(angle);

  fill(arrowColor);
  noStroke();

  triangle(
    0,
    0,
    -6,
    -3.2,
    -6,
    3.2
  );

  pop();
}


// ============================================================
// COORDINATE MAPPING
// ============================================================

function structureToScreen(
  x,
  y,
  structure
) {

  return {

    x:
      map(
        x,
        structure.xMin,
        structure.xMax,
        plotX,
        plotX + plotW
      ),

    y:
      map(
        y,
        structure.yMin,
        structure.yMax,
        plotY + plotH,
        plotY
      )

  };
}


function screenToStructure(
  x,
  y,
  structure
) {

  return {

    x:
      map(
        x,
        plotX,
        plotX + plotW,
        structure.xMin,
        structure.xMax
      ),

    y:
      map(
        y,
        plotY + plotH,
        plotY,
        structure.yMin,
        structure.yMax
      )

  };
}


// ============================================================
// HIT-TEST HELPERS
// ============================================================

function pointToSegmentDistance(
  px,
  py,
  x1,
  y1,
  x2,
  y2
) {

  const vx = x2 - x1;
  const vy = y2 - y1;

  const wx = px - x1;
  const wy = py - y1;

  const lengthSquared =
    vx * vx + vy * vy;

  if (lengthSquared < 1e-14) {

    return dist(
      px,
      py,
      x1,
      y1
    );
  }

  let t =
    (
      wx * vx +
      wy * vy
    ) /
    lengthSquared;

  t = constrain(t, 0, 1);

  return dist(
    px,
    py,
    x1 + t * vx,
    y1 + t * vy
  );
}


function insideRect(
  x,
  y,
  rx,
  ry,
  rw,
  rh
) {

  return (
    x >= rx &&
    x <= rx + rw &&
    y >= ry &&
    y <= ry + rh
  );
}


// ============================================================
// GAUSSIAN SOLVER
// ============================================================

function gaussianSolve(
  matrix,
  vector
) {

  const n = vector.length;

  if (n === 0) {

    return {
      success: true,
      x: []
    };
  }

  const A =
    matrix.map(
      row => row.slice()
    );

  const b = vector.slice();

  let maximumEntry = 0;

  for (
    let i = 0;
    i < n;
    i++
  ) {

    for (
      let j = 0;
      j < n;
      j++
    ) {

      maximumEntry =
        max(
          maximumEntry,
          abs(A[i][j])
        );
    }
  }

  const tolerance =
    max(
      1e-8,
      maximumEntry * 1e-11
    );

  for (
    let column = 0;
    column < n;
    column++
  ) {

    let pivotRow = column;

    let pivotMagnitude =
      abs(
        A[column][column]
      );

    for (
      let row = column + 1;
      row < n;
      row++
    ) {

      const candidate =
        abs(
          A[row][column]
        );

      if (
        candidate >
        pivotMagnitude
      ) {

        pivotMagnitude = candidate;
        pivotRow = row;
      }
    }

    if (
      pivotMagnitude <
      tolerance
    ) {

      return {
        success: false,
        x: new Array(n).fill(0)
      };
    }

    if (pivotRow !== column) {

      [
        A[column],
        A[pivotRow]
      ] = [
        A[pivotRow],
        A[column]
      ];

      [
        b[column],
        b[pivotRow]
      ] = [
        b[pivotRow],
        b[column]
      ];
    }

    for (
      let row = column + 1;
      row < n;
      row++
    ) {

      const factor =
        A[row][column] /
        A[column][column];

      A[row][column] = 0;

      for (
        let j = column + 1;
        j < n;
        j++
      ) {

        A[row][j] -=
          factor *
          A[column][j];
      }

      b[row] -=
        factor *
        b[column];
    }
  }

  const x =
    new Array(n).fill(0);

  for (
    let i = n - 1;
    i >= 0;
    i--
  ) {

    let sum = b[i];

    for (
      let j = i + 1;
      j < n;
      j++
    ) {

      sum -=
        A[i][j] *
        x[j];
    }

    x[i] =
      sum / A[i][i];
  }

  return {
    success: true,
    x
  };
}


// ============================================================
// MATRIX HELPERS
// ============================================================

function zerosMatrix(
  rows,
  columns
) {

  return Array.from(
    {
      length: rows
    },
    () =>
      new Array(
        columns
      ).fill(0)
  );
}


function transpose(A) {

  const result =
    zerosMatrix(
      A[0].length,
      A.length
    );

  for (
    let i = 0;
    i < A.length;
    i++
  ) {

    for (
      let j = 0;
      j < A[0].length;
      j++
    ) {

      result[j][i] =
        A[i][j];
    }
  }

  return result;
}


function matMul(
  A,
  B
) {

  const result =
    zerosMatrix(
      A.length,
      B[0].length
    );

  for (
    let i = 0;
    i < A.length;
    i++
  ) {

    for (
      let k = 0;
      k < B.length;
      k++
    ) {

      const value = A[i][k];

      if (abs(value) < 1e-30) {
        continue;
      }

      for (
        let j = 0;
        j < B[0].length;
        j++
      ) {

        result[i][j] +=
          value * B[k][j];
      }
    }
  }

  return result;
}


function matVec(
  A,
  x
) {

  const result =
    new Array(
      A.length
    ).fill(0);

  for (
    let i = 0;
    i < A.length;
    i++
  ) {

    for (
      let j = 0;
      j < A[i].length;
      j++
    ) {

      result[i] +=
        A[i][j] * x[j];
    }
  }

  return result;
}


function assembleMatrix(
  globalMatrix,
  elementMatrix,
  dof
) {

  for (
    let i = 0;
    i < dof.length;
    i++
  ) {

    for (
      let j = 0;
      j < dof.length;
      j++
    ) {

      globalMatrix[
        dof[i]
      ][
        dof[j]
      ] +=
        elementMatrix[i][j];
    }
  }
}


function assembleVector(
  globalVector,
  elementVector,
  dof
) {

  for (
    let i = 0;
    i < dof.length;
    i++
  ) {

    globalVector[
      dof[i]
    ] +=
      elementVector[i];
  }
}
